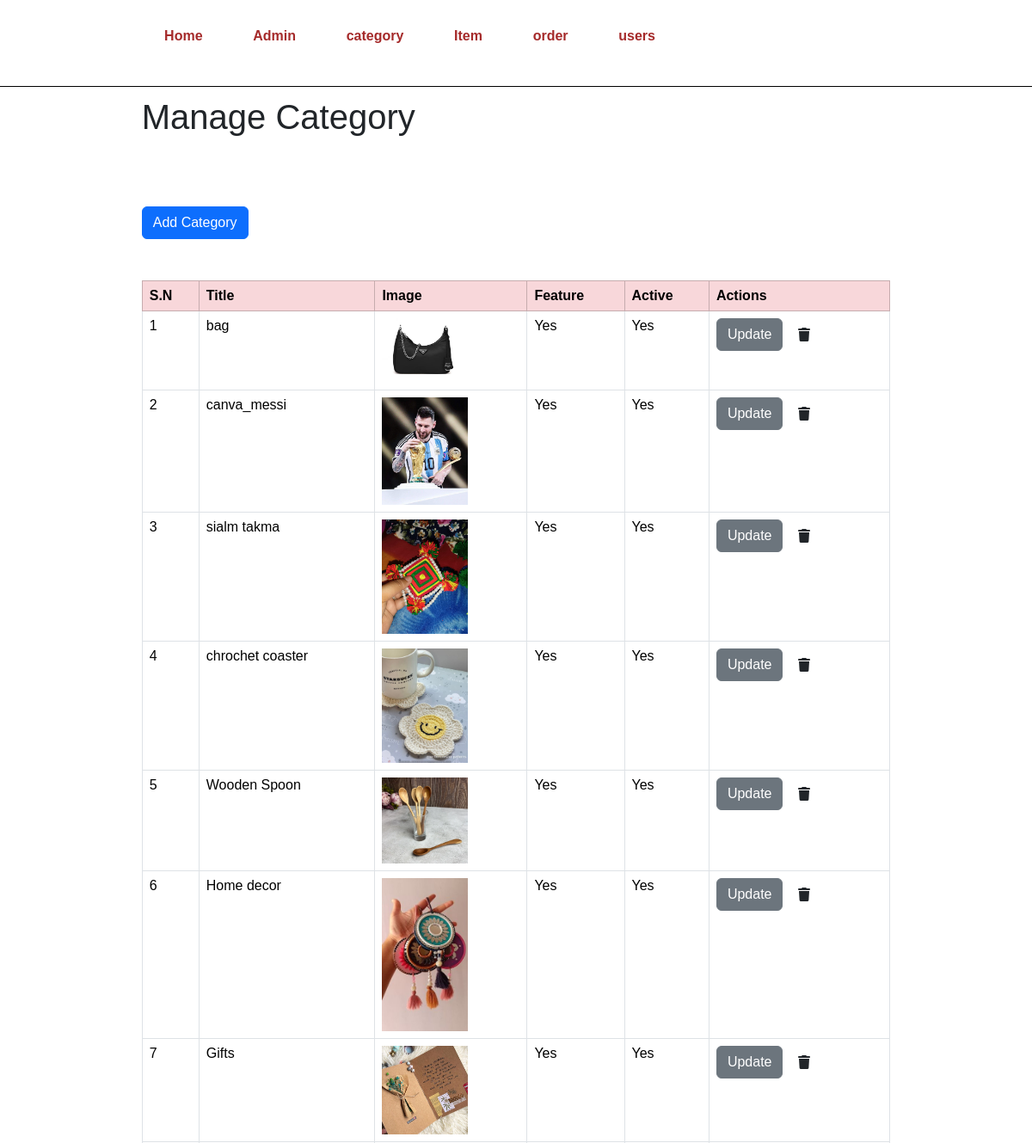
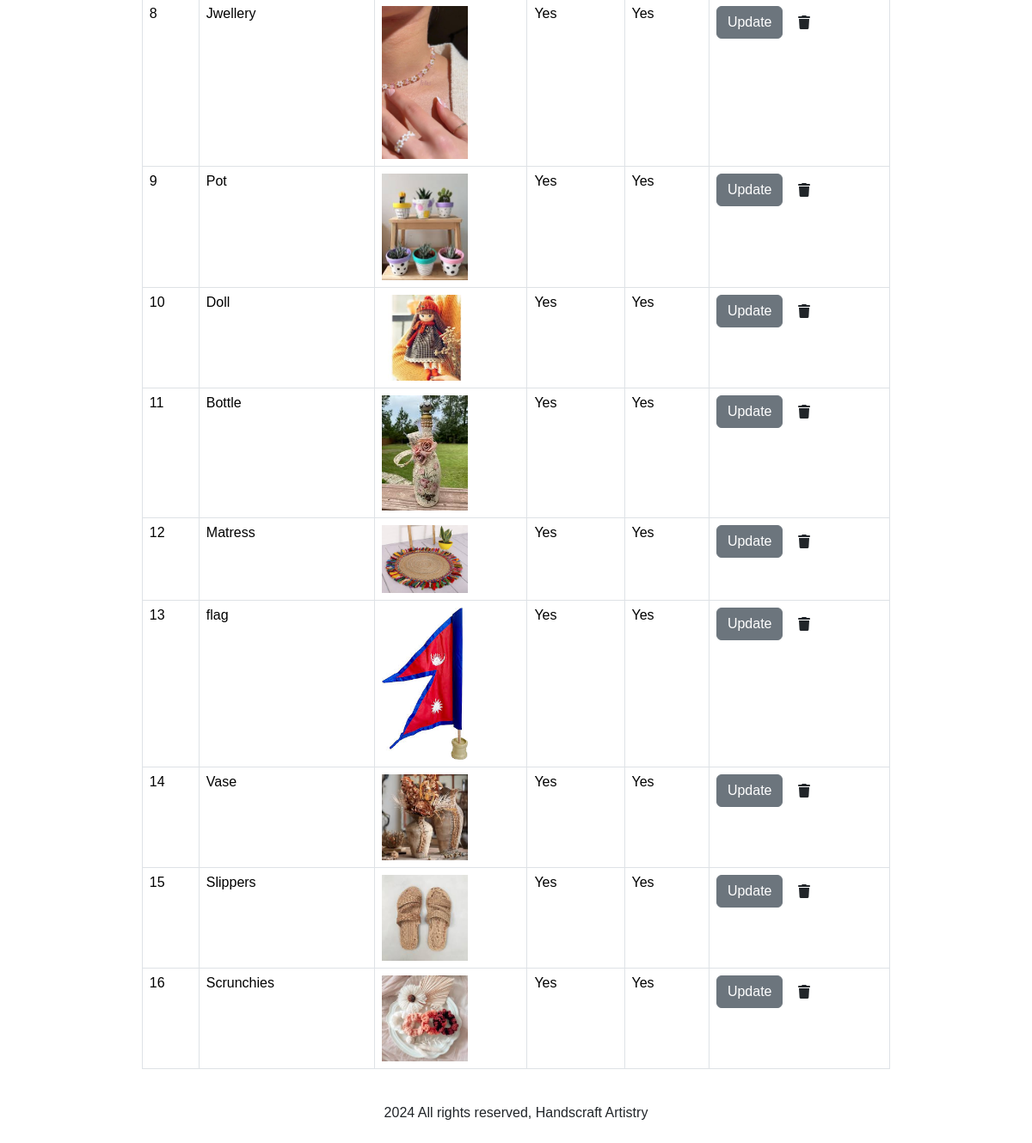
The page /admin/manage-category.php on the database its author committed (2 pictures, top to bottom).
### tables this page shows
CREATE TABLE `tbl_category` (
  `categoryId` int(10) UNSIGNED NOT NULL,
  `title` varchar(100) NOT NULL,
  `image_name` varchar(255) NOT NULL,
  `featured` varchar(10) NOT NULL,
  `active` varchar(10) NOT NULL
);

### admin/manage-category.php (the view, shortened to what this page needs)
<?php
include('partials/menu.php');
?>
<link href="https://cdn.jsdelivr.net/npm/bootstrap@5.3.2/dist/css/bootstrap.min.css" rel="stylesheet">
<div class="container">
    <div class="wrapper">
        <h1>Manage Category</h1>
        <br>
        <br>
        <br>
        <a href="add-category.php" class="btn btn-primary"> Add Category</a>
        <br> <br> <br>
        <div class="table-responsive-sm">
            <table class="table w-55 h-30 table-bordered">
                <thead class="table-danger">
                    <tr>
                        <th>S.N</th>
                        <th>Title</th>
                        <th>Image</th>
                        <th>Feature</th>
                        <th>Active</th>
                        <th>Actions</th>
                    </tr>
                </thead>
                <?php
                $sql = "SELECT * FROM tbl_category";
                $res = mysqli_query($conn, $sql);
                if ($res) {
                    $sn = 1;
                    while ($row = mysqli_fetch_assoc($res)) {
                        $id = $row['categoryId'];
                        $title = $row['title'];
                        $image_name = $row['image_name'];
                        $featured = $row['featured'];
                        $active = $row['active'];
                        ?>
                        <tr>
                            <td><?php echo $sn++; ?></td>
                            <td><?php echo $title; ?></td>
                            <td>
                                <?php
                                if ($image_name != "") {
                                    ?>
                                    <img src="<?php echo SITEURL;?>images/category/<?php echo $image_name;?>" width="100px">
                                    <?php
                                } else {
                                    echo "<div class='error'>Image not added</div>";
                                }
                                ?>
                            </td>
                            <td><?php echo $featured; ?></td>
                            <td><?php echo $active; ?></td>
                            <td>
                                <a href="<?php echo SITEURL; ?>admin/update-category.php?id=<?php echo $id; ?>" class=" btn btn-secondary">Update</a>
                                <a href="#" onclick="confirmDelete('<?php echo SITEURL; ?>admin/delete-category.php?id=<?php echo $id; ?>&image_name=<?php echo $image_name; ?>');" class=" btn "><i class="fas fa-trash"></i></a>
                            </td>
                        </tr>
                        <?php
                    }
                }
                ?>
            </table>
        </div>
    </div>
</div>
<?php
include('partials/footer.php');
?>

### css/admin.css (style rules this page uses)
* { margin: 0; padding: 0; font-family: Arial, Helvetica, sans-serif; }
.wrapper { padding: 1%; width: 80%; margin: 0 auto; }
table tr th { border-bottom: 1px solid black; padding: 1%; text-align: left; }
table tr td { padding: 1%; }
.btn-primary { background-color: rgb(125, 125, 186); padding: 1%; text-decoration: none; color: black; font-weight: bold; }
.btn-secondary { background-color: #7bed9f; padding: 1%; text-decoration: none; color: black; font-weight: bold; }

### rows shown on the page
tbl_category: title "bag", image_name (picture), featured "Yes", active "Yes"
tbl_category: title "canva_messi", image_name (picture), featured "Yes", active "Yes"
tbl_category: title "sialm takma", image_name (picture), featured "Yes", active "Yes"
tbl_category: title "chrochet coaster", image_name (picture), featured "Yes", active "Yes"
tbl_category: title "Wooden Spoon", image_name (picture), featured "Yes", active "Yes"
tbl_category: title "Home decor", image_name (picture), featured "Yes", active "Yes"
tbl_category: title "Gifts", image_name (picture), featured "Yes", active "Yes"
tbl_category: title "Jwellery", image_name (picture), featured "Yes", active "Yes"
tbl_category: title "Pot", image_name (picture), featured "Yes", active "Yes"
tbl_category: title "Doll", image_name (picture), featured "Yes", active "Yes"
tbl_category: title "Bottle", image_name (picture), featured "Yes", active "Yes"
tbl_category: title "Matress", image_name (picture), featured "Yes", active "Yes"
tbl_category: title "flag", image_name (picture), featured "Yes", active "Yes"
tbl_category: title "Vase", image_name (picture), featured "Yes", active "Yes"
tbl_category: title "Slippers", image_name (picture), featured "Yes", active "Yes"
tbl_category: title "Scrunchies", image_name (picture), featured "Yes", active "Yes"
